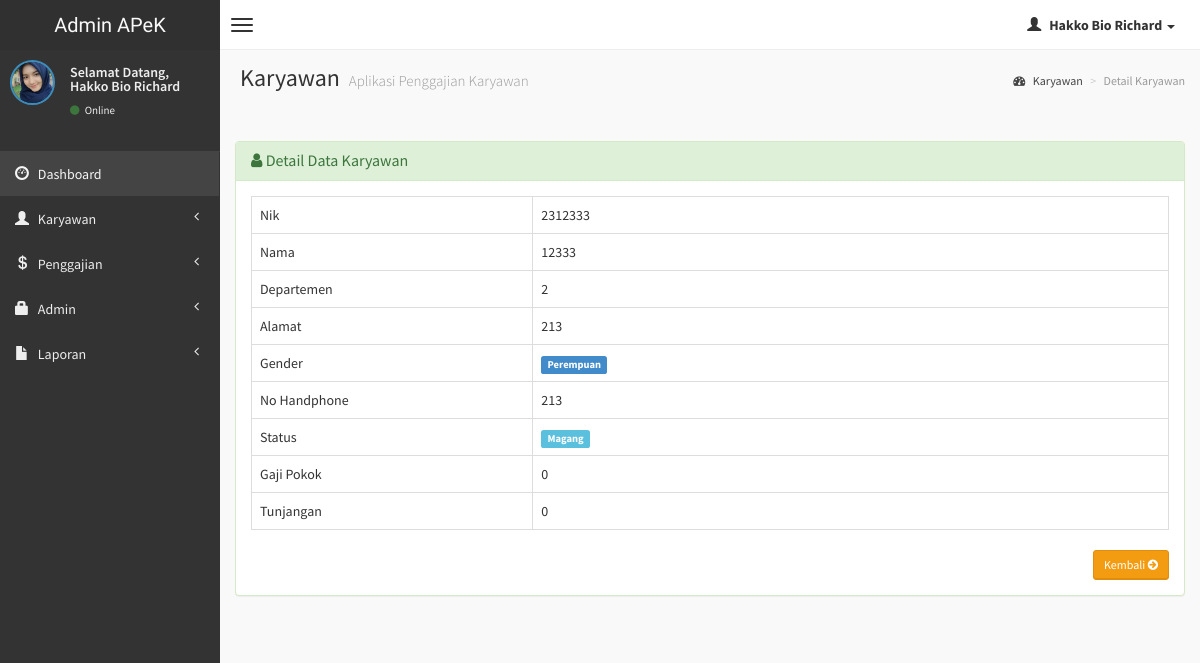
The app's page /admin/detail-karyawan.php?hal=edit&kd=2312333 (signed in) with its own data.
### tables this page shows
CREATE TABLE `karyawan` (
  `nik` varchar(10) NOT NULL,
  `departemen` varchar(20) NOT NULL,
  `nama` varchar(50) NOT NULL,
  `alamat` varchar(150) NOT NULL,
  `gender` tinyint(1) NOT NULL,
  `no_hp` varchar(15) NOT NULL,
  `status` enum('tetap','kontrak','magang','outsource') NOT NULL,
  `gaji_pokok` int(225) NOT NULL,
  `tunjangan` int(225) NOT NULL
);

### admin/detail-karyawan.php (the view, shortened to what this page needs)
<?php
if (empty($_SESSION['username'])){
	header('location:../index.php');
} else {
?>
<!DOCTYPE html>
<html>
    <head>
        <link href="../dist/css/bootstrap.css" rel="stylesheet" type="text/css" />
        <link href="//cdnjs.cloudflare.com/ajax/libs/font-awesome/4.1.0/css/font-awesome.min.css" rel="stylesheet" type="text/css" />
        <link href="//code.ionicframework.com/ionicons/1.5.2/css/ionicons.min.css" rel="stylesheet" type="text/css" />
        <link href="../css/morris/morris.css" rel="stylesheet" type="text/css" />
        <link href="../css/jvectormap/jquery-jvectormap-1.2.2.css" rel="stylesheet" type="text/css" />
        <link href="../css/datepicker/datepicker3.css" rel="stylesheet" type="text/css" />
        <link href="../css/daterangepicker/daterangepicker-bs3.css" rel="stylesheet" type="text/css" />
        <link href="../css/bootstrap-wysihtml5/bootstrap3-wysihtml5.min.css" rel="stylesheet" type="text/css" />
        <link href="../css/AdminLTE.css" rel="stylesheet" type="text/css" />
        <link rel="stylesheet" href="datatables/dataTables.bootstrap.css"/>
    </head>
    <body class="skin-black">
        <header class="header">
            <a href="index.php" class="logo">
                Admin APeK
            </a>
            <nav class="navbar navbar-static-top" role="navigation">
                <a href="#" class="navbar-btn sidebar-toggle" data-toggle="offcanvas" role="button">
                    <span class="icon-bar"></span>
                    <span class="icon-bar"></span>
                    <span class="icon-bar"></span>
                </a>
                <div class="navbar-right">
                    <ul class="nav navbar-nav">
                        <li class="dropdown user user-menu">
                            <a href="#" class="dropdown-toggle" data-toggle="dropdown">
                                <i class="glyphicon glyphicon-user"></i>
                                <span><?php echo $_SESSION['fullname']; ?> <i class="caret"></i></span>
                            </a>
<?php } ?>
                        </li>
                    </ul>
                </div>
            </nav>
        </header>
        <div class="wrapper row-offcanvas row-offcanvas-left">
            <aside class="left-side sidebar-offcanvas">
                <section class="sidebar">
                    <div class="user-panel">
                        <div class="pull-left image">
                            <img src="<?php echo $_SESSION['gambar']; ?>" class="img-circle" alt="User Image" style="border: 2px solid #3C8DBC;" />
                        </div>
                        <div class="pull-left info">
                            <p>Selamat Datang,<br /><?php echo $_SESSION['fullname']; ?></p>
                            <a href="#"><i class="fa fa-circle text-success"></i> Online</a>
                        </div>
                    </div>
                    <?php include "menu.php"; ?>
                </section>
            </aside>
            <aside class="right-side">
                <section class="content-header">
                    <h1>
                        Karyawan
                        <small>Aplikasi Penggajian Karyawan</small>
                    </h1>
                    <ol class="breadcrumb">
                        <li><a href="#"><i class="fa fa-dashboard"></i> Karyawan</a></li>
                        <li class="active">Detail Karyawan</li>
                    </ol>
                </section>
                <section class="content">
                    <br />
                    <?php
            $query = mysqli_query($koneksi, "SELECT * FROM karyawan WHERE nik='$_GET[kd]'");
            $data  = mysqli_fetch_array($query);
            ?>
                    <div class="row">
                        <div class="col-lg-12">
                        <div class="panel panel-success">
                        <div class="panel-heading">
                        <h3 class="panel-title"><i class="fa fa-user"></i> Detail Data Karyawan </h3>
                        </div>
                        <div class="panel-body">
                  <div class="form-panel">
                      <table id="example" class="table table-hover table-bordered">
                      <tr>
                      <td width="250">Nik</td>
                      <td width="565"><?php echo $data['nik']; ?></td>
                      </tr>
                      <tr>
                      <td >Nama</td>
                      <td ><?php echo $data['nama']; ?></td>
                      </tr>
                      <tr>
                      <td >Departemen</td>
                      <td ><?php echo $data['departemen']; ?></td>
                      </tr>
                      <tr>
                      <td>Alamat</td>
                      <td><?php echo $data['alamat']; ?></td>
                      </tr>
                      <tr>
                      <td>Gender</td></td>
                      <td><?php
                            if($data['gender'] == 0){
                                echo '<span class="label label-success">Laki - Laki</span>';
                            }
                            else
                            {
                                echo '<span class="label label-primary">Perempuan</span>';
                            }
                    ?></td>
                      </tr>
                      <tr>
                      <td>No Handphone</td>
                      <td><?php echo $data['no_hp']; ?></td>
                      </tr>
                      <tr>
                      <td>Status</td></td>
                      <td><?php
                            if($data['status'] == 'tetap'){
								echo '<span class="label label-success">Tetap</span>';
							}
                            else if ($data['status'] == 'kontrak' ){
								echo '<span class="label label-primary">Kontrak</span>';
							}
                            else if ($data['status'] == 'magang' ){
								echo '<span class="label label-info">Magang</span>';
							}
                            else if ($data['status'] == 'outsource' ){
								echo '<span class="label label-warning">Outsourcing</span>';
							}
                    ?></td>
                      </tr>
                       <tr>
                      <td>Gaji Pokok</td>
                      <td><?php echo $data['gaji_pokok']; ?></td>
                      </tr>
                       <tr>
                      <td>Tunjangan</td>
                      <td><?php echo $data['tunjangan']; ?></td>
                      </tr>
                      </table>
                      <div class="text-right">
                  <a href="karyawan.php" class="btn btn-sm btn-warning">Kembali <i class="fa fa-arrow-circle-right"></i></a>
                </div>
                  </div>
                  </div>
                  </div>
          		</div>
                    </div>
                </section>
            </aside>
        </div>
    </body>
</html>

### records on screen
karyawan: nik "2312333", nama "12333", departemen "2", alamat "213", no_hp "213", gaji_pokok "0", tunjangan "0"

### other values on screen
$_SESSION['fullname'] "Hakko Bio Richard"
